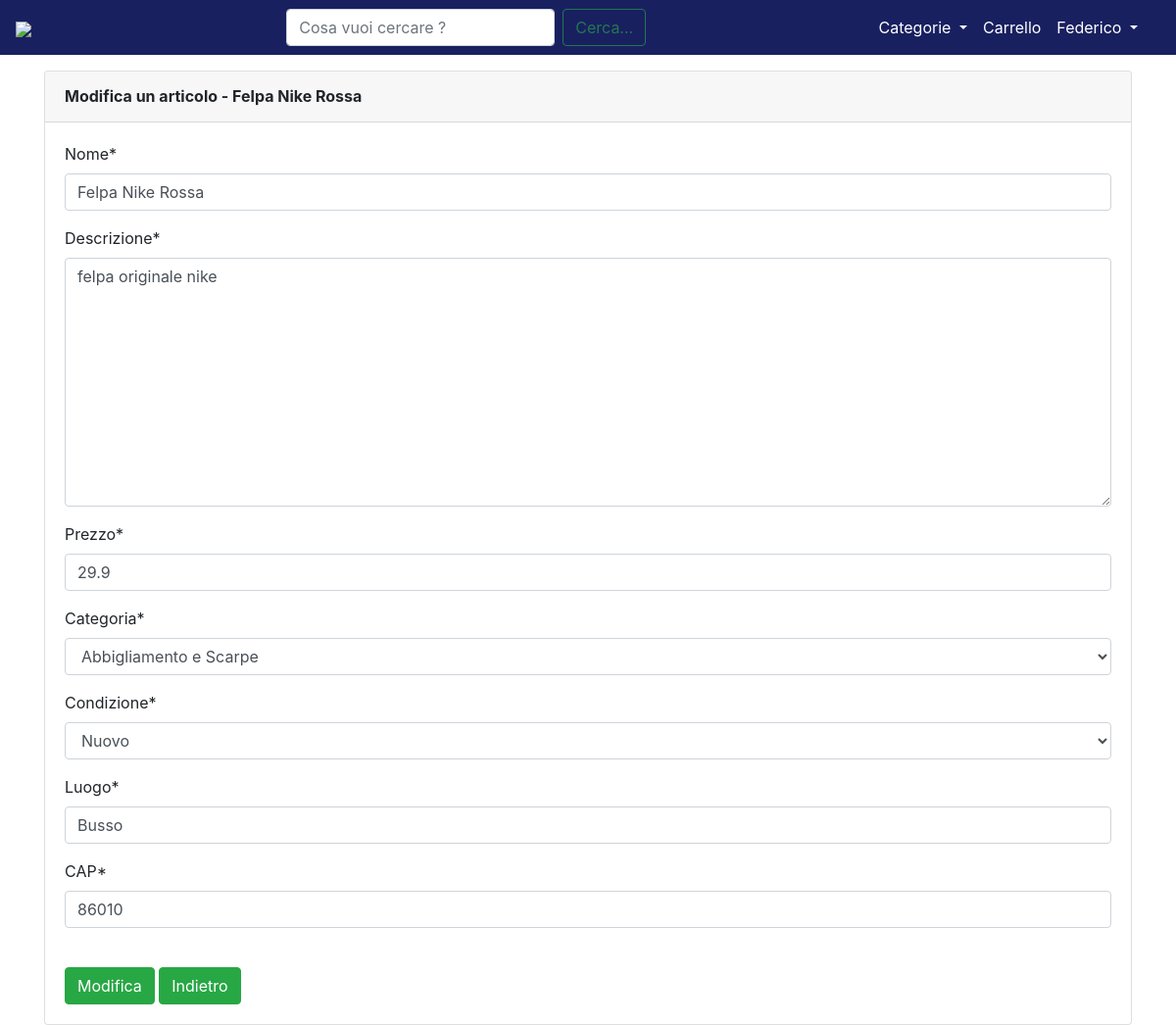
Screenshot of /item/20/modify/ (signed in) with the database file from the repository.
### core/models.py (models this page shows, shortened)
class Item(models.Model):
    nome = models.CharField(max_length=100)
    descrizione = models.TextField(max_length=1000)
    immagine = models.ImageField()
    prezzo = models.FloatField(validators=[MinValueValidator(0.0)])
    categoria = models.CharField(choices=CATEGORIA, max_length=20)
    slug = AutoSlugField(populate_from='nome', unique=True)  # chiave primaria
    condizione = models.CharField(choices=CONDIZIONE, max_length=2)
    luogo = models.CharField(max_length=30)
    CAP = models.CharField(max_length=5)
    venditore = models.ForeignKey(User, on_delete=models.CASCADE, related_name="item")
    data = models.DateTimeField(auto_now_add=True)  # Data in cui vine effettuato l' ordine
    ordinato = models.BooleanField(default=False)  # Indica se l' ooggetto è stato acquistato o meno
    acquirente = models.CharField(null=True, max_length=50, blank=True)  # Indica il nome dell' acquirente
    indirizzo = models.CharField(null=True, max_length=100, blank=True)  # Indica l' indirizzo di spedizione

### core/views.py (the view, shortened to what this page needs)
# urls.py: path('item/<int:pk>/modify/', login_required(views.ItemModify.as_view()), name='item_modify'),
class ItemModify(UpdateView):
    model = Item
    fields = ('nome', 'descrizione', 'prezzo', 'categoria', 'condizione', 'luogo', 'CAP')
    template_name = 'core/item_modify.html'
    def dispatch(self, request, *args, **kwargs):
        user = self.request.user
        itemid = self.kwargs['pk']
        item = get_object_or_404(Item, id=itemid)
        if user.id is not item.venditore.id:
            messages.info(request, "Non puoi accedere a questa pagina!")
            return HomeView(request)
        return super().dispatch(request, *args, **kwargs)

### core/templates/core/item_modify.html (shortened to what this page needs)
{% extends 'base.html' %}
{% load static %}
{% load crispy_forms_tags %}
{% block content %}
<div class="card shadow mb-4 mt-3">
    <div class="card-header py-3 d-flex flex-row align-items-center justify-content-between">
        <h6 class="m-0 font-weight-bold ">Modifica un articolo - {{ item.nome }}</h6>
    </div>
    <div class="card-body">
        <form class="" method="POST" enctype="multipart/form-data" novalidate>
            {{ form|crispy }}
            <br>
            <input type="submit" class="btn btn-success" value="Modifica">
            <button class="btn btn-success" onclick="window.history.go(-1);">
                Indietro
            </button>
        </form>
    </div>
</div>
{% endblock content %}

### templates/base.html (shortened to what this page needs)
{% load static %}
<!DOCTYPE html>
<html lang="it">
<head>
    <link rel="stylesheet" href="https://maxcdn.bootstrapcdn.com/bootstrap/4.0.0/css/bootstrap.min.css"
>
    <link rel="stylesheet" href="{% static 'css/base.css' %}">
</head>
<body>
<nav class="navbar navbar-expand-lg navbar-dark" style="background-color: #192060;">
    <a class="navbar-brand ml-auto" href="/"><img style="width: 9rem;"
                                                  src="https://github.com/LucaCarnevale/temporary_files/blob/main/logo_sito.PNG?raw=true"></a>
    <div class="container">
        <div class="collapse navbar-collapse" id="navbarSupportedContent">
            <form class="form-inline my-2 my-lg-0 mx-auto" action="{% url 'cerca' %}">
                <input name="kw" class="inputCerca form-control mr-sm-2" type="search" placeholder="Cosa vuoi cercare ?"
                       aria-label="Search">
                <button class="cerca btn btn-outline-success" type="submit">Cerca...</button>
            </form>
            <ul class="navbar-nav">
                <div class="collapse navbar-collapse" id="navbarNavDarkDropdown">
                    <ul class="navbar-nav">
                        <li class="nav-item dropdown active">
                            <a class="nav-link dropdown-toggle" href="#" id="navbarDropdown" role="button"
                               data-toggle="dropdown" aria-haspopup="true" aria-expanded="false">
                                Categorie
                            </a>
                        </li>
                    </ul>
                </div>
                {% if request.user.is_authenticated %}
                <li class="nav-item active ml-auto">
                    <a class="nav-link active" aria-current="page" href="{% url 'order_summary' %}">Carrello</a>
                </li>
                <li class="nav-item dropdown active">
                    <a class="nav-link dropdown-toggle" href="#" id="navbarDropdown" role="button"
                       data-toggle="dropdown" aria-expanded="false">
                        {{ request.user.username }}
                    </a>
                </li>
                {% endif %}
            </ul>
        </div>
    </div>
</nav>
<div class="container">
    {% block content %}
    {% endblock content %}
</div>
</body>
</html>

### static/css/base.css (style rules this page uses)
body, html { height: 100%; margin: 0; }

### rows the page displays
Item: nome "Felpa Nike Rossa", descrizione "felpa originale nike", prezzo "29.9", categoria "Abbigliamento e Scarpe", condizione "Nuovo", luogo "Busso", CAP "86010"

### other values shown
{{ request.user.username }} "Federico"
